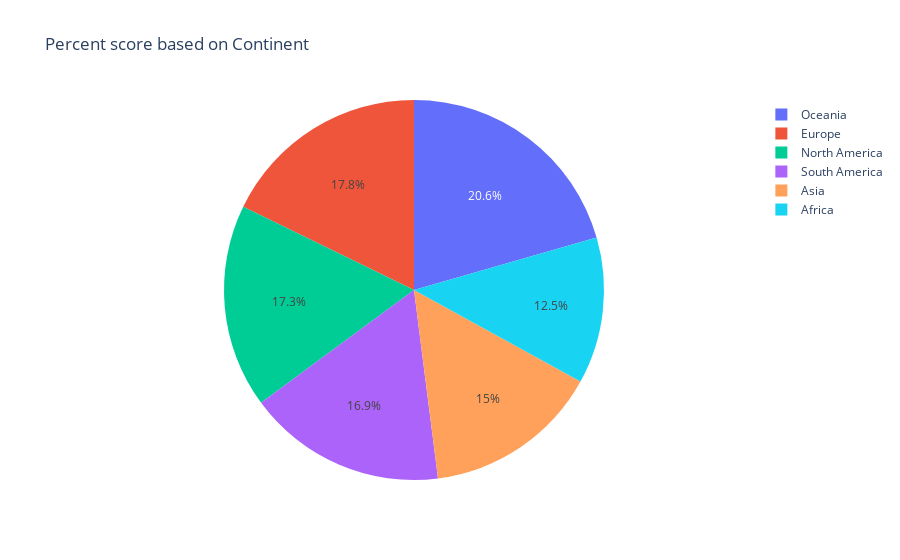

The notebook cell saved with this chart:
### Code cell
# Membuat pie chart continent berdasarkan score
fig = px.pie(df_happiness, values='Score', names='Continent', title='Percent score based on Continent')
fig.show()

### Figure 1 — Plotly figure (JSON) as saved in the notebook; plotly's stock layout.template omitted (floating-point values rounded to 4 significant figures)
{"data": [{"domain": {"x": [0, 1], "y": [0, 1]}, "hovertemplate": "Continent=%{label}<br>Score=%{value}<extra></extra>", "labels": ["Oceania", "Europe", "North America", "South America", "Asia", "Africa"], "legendgroup": "", "name": "", "showlegend": true, "type": "pie", "values": [7.249, 6.27, 6.115, 5.963, 5.283, 4.392]}], "layout": {"legend": {"tracegroupgap": 0}, "title": {"text": "Percent score based on Continent"}}}
